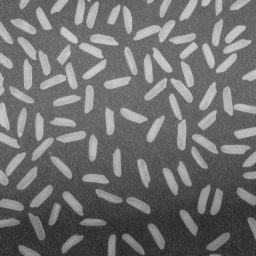
#> input picture lab4/rice.png, 256 x 256 px
$ jupyter execute 04_thresholding_hw.ipynb
#> lines starting #> are read from the running program, lines starting #| are printed output that depends on the picture; after the words box and inside, x2 and y2 are one past the last pixel; in counts of white or black regions, pixels touching at a corner belong together
# Binaryzacja

### Zadanie domowe - binaryzacja adaptacyjna w oknach z interpolacją.

Pokazana w ramach podstawowej części ćwiczenia binaryzacja adaptacyjna działa dobrze, ale jest dość złożona obliczeniowo (choć oczywiście należy mieć świadomość, że implementację można zoptymalizować i wyeliminować pewne powtarzające się obliczenia).
Zbliżone rozwiązanie można również realizować w nieco innym wariancie - w oknach.
Ogólna idea jest następująca: wejściowy obraz dzielimy na nienachodzące (rozłączne) okna - wygodnie jest założyć, że są one kwadratowe i o rozmiarze będącym potęgą liczby 2.
W każdym z okien obliczamy próg - niech to będzie średnia i stosujemy do binaryzacji lokalnej.
Jak nietrudno się domyślić efekt nie będzie dobry, gdyż na granicach okien wystąpią artefakty.
Aby je wyeliminować należy zastosować interpolację, co zostanie szczegółowo opisane poniżej.
Warto zaznaczyć, że podobny mechanizm interpolacji stosowany jest w poznanym wcześniej algorytmie CLAHE.
Zainteresowane osoby odsyłam do artykułu na [Wikipedii](https://en.wikipedia.org/wiki/Adaptive_histogram_equalization) oraz do artykułu o metodzie CLAHE - Zuiderveld, Karel. “Contrast Limited Adaptive Histograph Equalization.” Graphic Gems IV. San Diego: Academic Press Professional, 1994. 474–485.

Na początek zaimplementujemy wariant metody bez interpolacji:
1. Wczytaj obraz _rice.png_.
2. W dwóch pętlach `for`, dla okien o ustalonym wymiarze $W$ (potęga 2), oblicz średnią:
- pętle powinny mieć krok $W$,
- wynik (tj. średnie) należy zapisać w pomocniczej tablicy,
- przydatny operator to `//` - dzielenie całkowitoliczbowe (*floor division*).

3. W kolejnych dwóch pętlach `for` (tym razem o kroku 1) przeprowadź binaryzację z wyznaczonymi progami.
   Tu oczywiście należy się sprytnie odwołać do wyników z tablicy pomocniczej.
   Wyświetl wyniki - czy jest on poprawny?
   Podpowiedź - błędy lepiej widać dla mniejszego rozmiaru okna (np. 16 x 16).

[cell 1]
import cv2
import os
import requests
from matplotlib import pyplot as plt
import numpy as np

url = "https://raw.githubusercontent.com/vision-agh/poc_sw/master/04_Thresholding/"

fileName = "rice.png"
if not os.path.exists(fileName):
    r = requests.get(url + fileName, allow_redirects=True)
    open(fileName, "wb").write(r.content)

rice = cv2.imread(fileName, cv2.IMREAD_GRAYSCALE)
#> rice is the input picture: shape (256, 256); min 40, max 204, mean 111.4

[cell 2]
def hist(image, image_title="Obraz orginalny"):
    hist = cv2.calcHist([image], [0], None, [256], [0, 256])

    f, axs = plt.subplots(1, 2)
    f.set_size_inches(16, 5)

    axs[0].imshow(image, cmap="gray")
    axs[0].set_title(image_title)
    axs[0].axis("off")

    axs[1].plot(hist, label="Histogram")
    axs[1].set_xticks(np.arange(0, 256, 20.0))
    axs[1].grid()
    axs[1].set_title("Histogram")
    axs[1].set_xlabel("Wartość piksela")
    axs[1].set_ylabel("Liczba pikseli histogramu")
    axs[1].legend()

    plt.show()

[cell 3]
def local_threshold(image, window_size):
    X, Y = image.shape
    W = window_size

    output = np.zeros((X, Y), dtype=np.uint8)

    # Create arrays for storing means
    means_X = X // W + 1
    means_Y = Y // W + 1
    means = np.zeros((means_X, means_Y))

    # Calculate means for each window
    for i in range(0, X, W):
        for j in range(0, Y, W):
            window = image[i : i + W, j : j + W]
            means[i // W, j // W] = np.mean(window)

    # Process each pixel
    for i in range(X):
        for j in range(Y):
            mean = means[i // W, j // W]
            output[i, j] = 255 if image[i, j] > mean else 0

    return output

[cell 4]
hist(rice, "Oryginalny")
#> in hist, `hist = cv2.calcHist([image], [0], None, [256], [0, 256])`: hist = 256 values, max 1587 at index 104, min 0 at index 0, mean 256
hist(local_threshold(rice, 64), "Binaryzacja lokalna (64x64)")
#> after the loop in local_threshold, `for i in range(0, X, W):`:
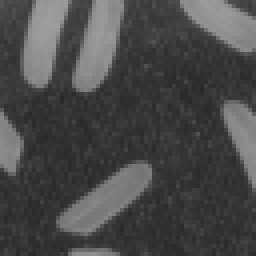
#> window: shape (64, 64) (shown 4 times larger); min 40, max 158, mean 73
#> after the loop in local_threshold, `for i in range(0, X, W):`: means = [[127.8, 134.2, 133.6, 128.7, 0], [132.5, 131.7, 133.6, 123.9, 0], [115.2, 108.3, 106.9, 105.3, 0], [79.97, 77.22, 71.3, 72.97, 0], [0, 0, 0, 0, 0]]
#> after the loop in local_threshold, `for i in range(X):`:
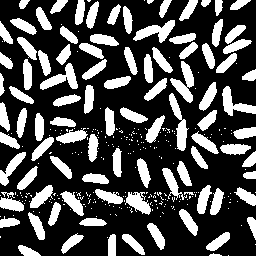
#> output: shape (256, 256); 30.4% white; 313 white regions (218 under 20 px), largest, box (x1, y1, x2, y2) and area: (170, 61, 194, 103) 451, (169, 93, 189, 151) 442, (133, 20, 175, 43) 431
hist(local_threshold(rice, 16), "Binaryzacja lokalna (16x16)")
#> call 2 of local_threshold, with window_size = 16
#> after the loop in local_threshold (call 2), `for i in range(X):`:
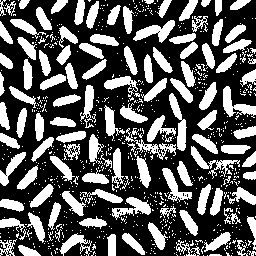
#> output: shape (256, 256); 35.5% white; 744 white regions (626 under 20 px), largest, box (x1, y1, x2, y2) and area: (223, 86, 256, 118) 427, (169, 93, 187, 151) 427, (133, 20, 175, 43) 425
#> call 3 of hist, with image_title = 'Binaryzacja lokalna (16x16)'
#> in hist (call 3), `hist = cv2.calcHist([image], [0], None, [256], [0, 256])`: hist = 256 values, max 42272 at index 0, min 0 at index 1, mean 256
#> in hist (call 3), `plt.show()`:
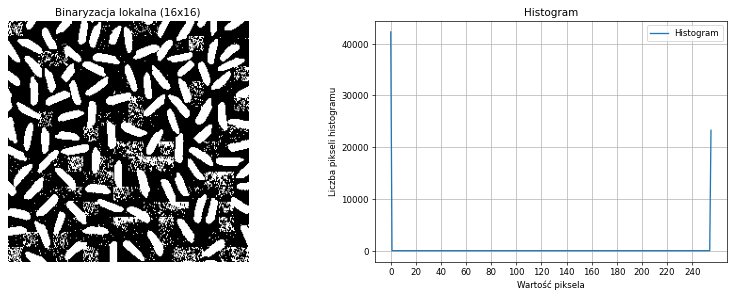
#> figure drawn by matplotlib, 2 panels; panel 2: curve peaks at x = 0, y = 42272

4. Rozwiązaniem problemu artefaktów na obrazie jest zastosowanie interpolacji.
   Próg binaryzacji dla danego piksela wyliczany jest na podstawie progów z sąsiednich okien.


   Koncepcja została przedstawiona na powyższym rysunku.
   Możliwe są 3 przypadki:
   - piksel leży w rogach obrazu (kolor czerwony) - wtedy za próg przyjmuje się wartość średniej obliczonej dla danego okna,
   - piksel leży na krawędzi obrazu (kolor zielony) - wtedy za próg przyjmuje się wartość obliczoną na podstawie średnich z dwóch sąsiednich okien,
   - piksel leży w środku (kolor fioletowy) - wtedy próg jest obliczany na podstawie 4 sąsiednich okien.

   Uwaga. Proszę zwrócić uwagę, że sprawa jest dość złożona.
   Obraz dzielimy na okna (dla nich liczymy średnią) i następnie każde z okien "wirtualnie" na cztery sub-okna (linie przerywane).
   To ułatwia znalezienie środków okien (czarne kwadraty), które są wykorzystywane w interpolacji.

5. Implementujemy interpolację.
   Potrzebujemy do tego znać progi (jeden, dwa lub cztery), ale dla przejrzystości obliczeń lepiej zawsze przyjąć cztery oraz odległości od rozważnego piksela do środka sąsiednich okien (też w ogólnym przypadku 4):
   - całość sprowadza się do określania pozycji piksela,
   - na początek rozważmy przypadek czterech narożników (kolor czerwony na rysunku) - trzeba napisać `if`, który je wyznaczy,
   - warto sprawdzić, czy nie popełniliśmy błędu i np. tymczasowo do obrazu wynikowego w tym miejscu przypisać wartość 255. Efekt powinien być taki, że widoczne będą tylko narożniki.
   - drugi przypadek do brzegi (kolor zielony) - postępujemy podobnie jak przy narożnikach, przy czym osobno wydzielamy brzegi pionowe i poziome. Tu też warto sobie obrazek "pokolorować".
   - na koniec wyznaczamy piksele w środku.
   - analizując poprawność proszę zwrócić uwagę na to, żeby nie było przerw pomiędzy obszarami.
   - mając podział możemy dla każdego z obszarów wyliczyć cztery progi ($t11, t12, t21, t22$):
        - dla narożników wartość ta będzie identyczna i wynosi po prostu `t11 =t[jT][iT]`, gdzie `iT=i//W` oraz `jT=j//W`.
          Uwaga. Proszę używać indeksów tymczasowych $jT,iT$, gdyż będą potrzebne w dalszych obliczeniach.
        - dla brzegów pionowych występują dwie wartości: okno bieżące i sąsiednie.
          Wyznaczenie współrzędnej poziomej jest proste (jak dla narożników).
          Nad współrzędną pionową trzeba się chwilę zastanowić - aby nie rozważać wielu przypadków można od bieżącej współrzędnej odjąć połowę rozmiaru okna i dopiero później wykonać dzielenie przez rozmiar okna.
          W ten sposób otrzymujemy indeks okna o mniejszej współrzędnej.
          Indeks drugiego uzyskamy dodając 1.
          Proszę się zastanowić dlaczego to działa - najlepiej to sobie rozrysować.
        - dla brzegów poziomych należy postąpić analogicznie,
        - obliczenia dla obszaru wewnątrz powinny być już oczywiste.
   - kolejny krok to wyliczenie odległości pomiędzy rozważanym pikselem, a czterema środkami.
     Przykładowo dla osi X wygląda to następująco: `dX1 = i - W/2 - iT*W` oraz `dX2 = (iT+1)*W - i-W/2`.
     Dla osi Y analogicznie.
     Ponownie proszę się zastanowić dlaczego to jest poprawne - najlepiej to sobie narysować.
   - ostatni krok to interpolacja dwuliniowa.
     Wykonamy ją w trzech krokach:
     - interpolacja w osi X dla dwóch górnych okien - sprowadza się ona do średniej ważonej pomiędzy wartościami $t11$ i $t12$, przy czym wagi to odpowiednio $dX2/W$ i $dX1/W$.
       Ponownie na podstawie rysunku proszę to przemyśleć.
     - interpolacja w osi X dla dolnych okien jest analogiczna,
     - interpolacja w osi Y również jest analogiczna, z tym, że wejściem są dwa wyniki interpolacji w poziomie.

6. "Kropka nad i" to oczywiście binaryzacja z wyznaczonym poprzez interpolację progiem - proszę dobrać rozmiar okna.
7. Na koniec proszę porównać na wspólnym rysunku poznane metody binaryzacji:
- Otsu,
- lokalna na podstawie średniej,
- lokalna Sauvoli,
- lokalna w oknach bez interpolacji,
- lokalna w oknach z interpolacją.

Proszę pod porównaniem, w osobnej sekcji *markdown*, krótko skomentować uzyskane wyniki.

[cell 5]
def threshold(image, threshold_value):
    image = image.copy()
    image[image <= threshold_value] = 0
    image[image > threshold_value] = 255
    return image

[cell 6]
def otsu_threshold(image):
    # Calculate normalized histogram
    hist = cv2.calcHist([image], [0], None, [256], [0, 256])
    hist = np.squeeze(hist) / np.sum(hist)

    indices = np.arange(256)
    P_0 = np.cumsum(hist)  # Cumulative probability
    m = np.cumsum(indices * hist)  # Cumulative mean
    m_g = m[-1]  # Global mean

    # Calculate between-class variance
    valid_mask = (P_0 > 0) & (P_0 < 1)
    sigma_b_squared = np.zeros(256, dtype=np.float32)
    sigma_b_squared[valid_mask] = (m_g * P_0[valid_mask] - m[valid_mask]) ** 2 / (
        P_0[valid_mask] * (1 - P_0[valid_mask])
    )

    # Find optimal threshold
    k_bar = np.argmax(sigma_b_squared)

    return threshold(image, k_bar)

[cell 7]
def local_mean_threshold(image, window_size):
    X, Y = image.shape

    output = np.zeros((X, Y), dtype=np.uint8)

    W = window_size // 2

    for j in range(W, Y - W):
        for i in range(W, X - W):
            # Extract window around current pixel
            window = image[i - W : i + W + 1, j - W : j + W + 1]
            # Calculate threshold
            threshold = np.mean(window)
            # Apply threshold
            output[i, j] = 255 if image[i, j] > threshold else 0

    return output

[cell 8]
def sauwola_threshold(image, window_size, k=0.15, r=128, sign=1):
    X, Y = image.shape

    output = np.zeros((X, Y), dtype=np.uint8)

    W = window_size // 2

    for j in range(W, Y - W):
        for i in range(W, X - W):
            # Extract window around current pixel
            window = image[i - W : i + W + 1, j - W : j + W + 1]
            # Calculate threshold
            mean = np.mean(window)
            std = np.std(window)
            threshold = mean * (1 + sign * k * ((std / r) - 1))
            # Apply threshold
            output[i, j] = 255 if image[i, j] > threshold else 0

    return output

[cell 9]
def local_threshold_interpolation(image, window_size):
    X, Y = image.shape
    W = window_size

    output = np.zeros((X, Y), dtype=np.uint8)

    # Calculate means for windows
    means_X = X // W + 1
    means_Y = Y // W + 1
    means = np.zeros((means_X, means_Y))

    for i in range(0, X, W):
        for j in range(0, Y, W):
            window = image[i : i + W, j : j + W]
            means[i // W, j // W] = np.mean(window)

    # Process each pixel
    for i in range(X):
        for j in range(Y):
            iT = i // W
            jT = j // W

            # Corner cases
            if (i < W / 2 or i >= X - W / 2) and (j < W / 2 or j >= Y - W / 2):
                t11 = means[iT, jT]
                t12 = means[iT, jT]
                t21 = means[iT, jT]
                t22 = means[iT, jT]
                # output[i, j] = 255

            # Vertical edges
            elif j < W / 2 or j >= Y - W / 2:
                t11 = means[iT, jT]
                t12 = means[iT + 1, jT]
                t21 = means[iT, jT]
                t22 = means[iT + 1, jT]
                # output[i, j] = 255

            # Horizontal edges
            elif i < W / 2 or i >= X - W / 2:
                t11 = means[iT, jT]
                t12 = means[iT, jT]
                t21 = means[iT, jT + 1]
                t22 = means[iT, jT + 1]
                # output[i, j] = 255

            # Inner pixels
            else:
                t11 = means[iT, jT]
                t12 = means[iT + 1, jT]
                t21 = means[iT, jT + 1]
                t22 = means[iT + 1, jT + 1]
                # output[i, j] = 255

            # Calculate distances
            dX1 = i - W / 2 - iT * W
            dX2 = (iT + 1) * W - i + W / 2
            dY1 = j - W / 2 - jT * W
            dY2 = (jT + 1) * W - j + W / 2

            # X interpolation
            tx1 = (dX2 * t11 + dX1 * t12) / W
            tx2 = (dX2 * t21 + dX1 * t22) / W

            # Y interpolation
            threshold = (dY2 * tx1 + dY1 * tx2) / W

            # Apply threshold
            output[i, j] = 255 if image[i, j] > threshold else 0

    return output

[cell 10]
n = 64
hist(rice, "Oryginalny")
hist(local_threshold(rice, n), f"Binaryzacja lokalna ({n}x{n})")
hist(local_threshold_interpolation(rice, n), f"Binaryzacja lokalna z interpolacją ({n}x{n})")
#> after the loop in local_threshold_interpolation, `for i in range(X):`:
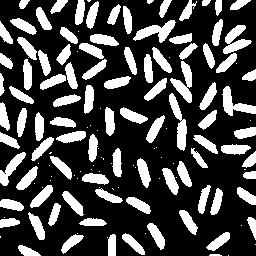
#> output: shape (256, 256); 28.4% white; 142 white regions (48 under 20 px), largest, box (x1, y1, x2, y2) and area: (169, 93, 187, 151) 439, (133, 20, 176, 43) 430, (170, 61, 192, 103) 421
#> in hist (call 6), `hist = cv2.calcHist([image], [0], None, [256], [0, 256])`: hist = 256 values, max 46895 at index 0, min 0 at index 1, mean 256
#> in hist (call 6), `plt.show()`:
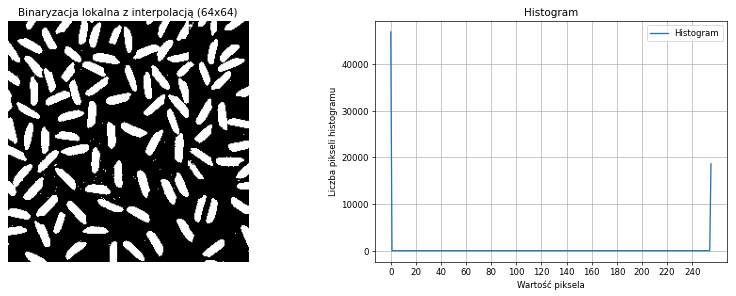
#> figure drawn by matplotlib, 2 panels; panel 2: curve peaks at x = 0, y = 46895
hist(otsu_threshold(rice), "Binaryzacja Otsu")
#> in otsu_threshold, `hist = cv2.calcHist([image], [0], None, [256], [0, 256])`: hist = 256 values, max 1587 at index 104, min 0 at index 0, mean 256
#> in otsu_threshold, `hist = np.squeeze(hist) / np.sum(hist)`: hist = 256 values, max 0.0242 at index 104, min 0 at index 0, mean 0.00391
#> in otsu_threshold, `P_0 = np.cumsum(hist)`: P_0 = 256 values from 0 to 1
#> in otsu_threshold, `m = np.cumsum(indices * hist)`: m = 256 values from 0 to 111.4
#> in otsu_threshold, `m_g = m[-1]`: m_g = 111.4
#> in threshold, `image[image > threshold_value] = 255`:
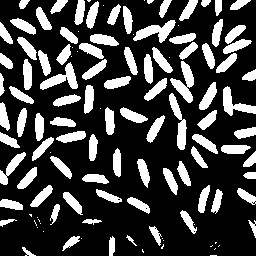
#> image: shape (256, 256); 25.8% white; 121 white regions (30 under 20 px), largest, box (x1, y1, x2, y2) and area: (170, 61, 194, 103) 451, (133, 20, 176, 43) 437, (40, 62, 78, 90) 427
hist(local_mean_threshold(rice, n), f"Binaryzacja lokalna średnia ({n}x{n})")
#> after the loop in local_mean_threshold, `for j in range(W, Y - W):`:
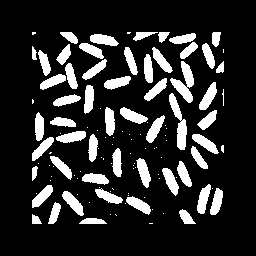
#> output: shape (256, 256); 16.8% white; 117 white regions (62 under 20 px), largest, box (x1, y1, x2, y2) and area: (170, 61, 194, 103) 450, (169, 93, 187, 150) 435, (199, 82, 217, 110) 252
#> after the loop in local_mean_threshold, `for j in range(W, Y - W):`:
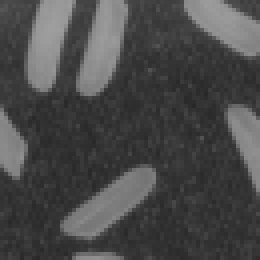
#> window: shape (65, 65) (shown 4 times larger); min 40, max 158, mean 73.4
#> in hist (call 8), `hist = cv2.calcHist([image], [0], None, [256], [0, 256])`: hist = 256 values, max 54534 at index 0, min 0 at index 1, mean 256
#> in hist (call 8), `plt.show()`:
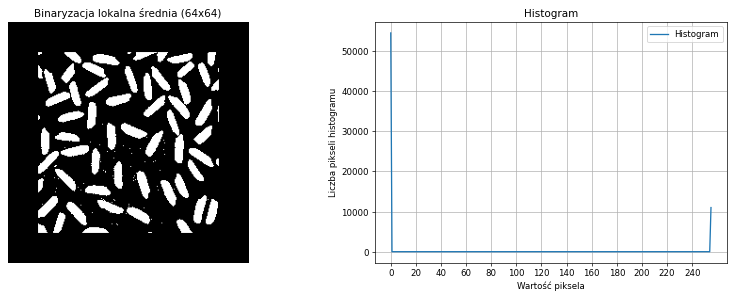
#> figure drawn by matplotlib, 2 panels; panel 2: curve peaks at x = 0, y = 54534
